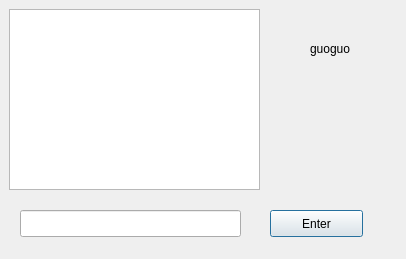
<?xml version="1.0" encoding="UTF-8"?>
<ui version="4.0">
 <class>dialog</class>
 <widget class="QDialog" name="dialog">
  <property name="geometry">
   <rect>
    <x>0</x>
    <y>0</y>
    <width>406</width>
    <height>259</height>
   </rect>
  </property>
  <property name="windowTitle">
   <string>dialog</string>
  </property>
  <widget class="QLineEdit" name="lineEdit">
   <property name="geometry">
    <rect>
     <x>20</x>
     <y>210</y>
     <width>221</width>
     <height>27</height>
    </rect>
   </property>
  </widget>
  <widget class="QTextBrowser" name="textBrowser">
   <property name="geometry">
    <rect>
     <x>9</x>
     <y>9</y>
     <width>251</width>
     <height>181</height>
    </rect>
   </property>
  </widget>
  <widget class="QLabel" name="label">
   <property name="geometry">
    <rect>
     <x>310</x>
     <y>40</y>
     <width>51</width>
     <height>17</height>
    </rect>
   </property>
   <property name="text">
    <string>guoguo</string>
   </property>
  </widget>
  <widget class="QPushButton" name="pushButton">
   <property name="geometry">
    <rect>
     <x>270</x>
     <y>210</y>
     <width>93</width>
     <height>27</height>
    </rect>
   </property>
   <property name="text">
    <string>Enter</string>
   </property>
  </widget>
 </widget>
 <layoutdefault spacing="6" margin="11"/>
 <resources/>
 <connections/>
</ui>
